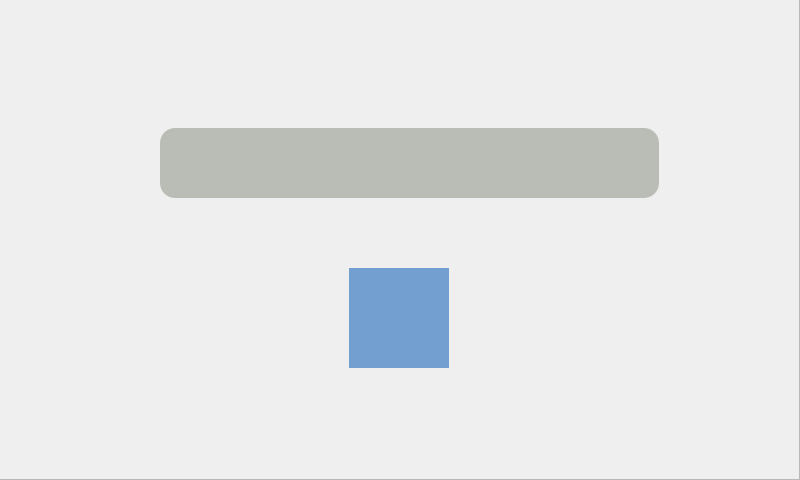
<?xml version="1.0" encoding="UTF-8"?>
<ui version="4.0">
 <class>led_pwm</class>
 <widget class="QWidget" name="led_pwm">
  <property name="geometry">
   <rect>
    <x>0</x>
    <y>0</y>
    <width>800</width>
    <height>480</height>
   </rect>
  </property>
  <property name="minimumSize">
   <size>
    <width>800</width>
    <height>480</height>
   </size>
  </property>
  <property name="maximumSize">
   <size>
    <width>800</width>
    <height>480</height>
   </size>
  </property>
  <property name="windowTitle">
   <string>Form</string>
  </property>
  <widget class="QFrame" name="frame">
   <property name="geometry">
    <rect>
     <x>-1</x>
     <y>-2</y>
     <width>801</width>
     <height>482</height>
    </rect>
   </property>
   <property name="minimumSize">
    <size>
     <width>801</width>
     <height>482</height>
    </size>
   </property>
   <property name="maximumSize">
    <size>
     <width>801</width>
     <height>482</height>
    </size>
   </property>
   <property name="styleSheet">
    <string notr="true">QFrame#frame{background-image: url(:/aaa.jpg);}</string>
   </property>
   <property name="frameShape">
    <enum>QFrame::StyledPanel</enum>
   </property>
   <property name="frameShadow">
    <enum>QFrame::Raised</enum>
   </property>
   <widget class="MySlider" name="ledslider">
    <property name="geometry">
     <rect>
      <x>160</x>
      <y>130</y>
      <width>500</width>
      <height>70</height>
     </rect>
    </property>
    <property name="minimumSize">
     <size>
      <width>500</width>
      <height>70</height>
     </size>
    </property>
    <property name="maximumSize">
     <size>
      <width>500</width>
      <height>70</height>
     </size>
    </property>
    <property name="styleSheet">
     <string notr="true">QSlider::groove:horizontal{border: 0px solid #bbb;}
QSlider::add-page:horizontal{background-color: rgb(186, 189, 182);  border-radius: 15px; }
QSlider::sub-page:horizontal{background-color: rgb(238, 238, 236);  border-radius: 15px;}
QSlider::handle:horizontal{border-image: url(:/image/led.png); width: 80px;margin-left:-40px;margin-right:-40px;}
QSlider::handle:horizontal:hover{border-image: url(:/image/led.png);width: 80px; }
</string>
    </property>
    <property name="value">
     <number>0</number>
    </property>
    <property name="orientation">
     <enum>Qt::Horizontal</enum>
    </property>
   </widget>
   <widget class="QPushButton" name="closeled">
    <property name="geometry">
     <rect>
      <x>350</x>
      <y>270</y>
      <width>100</width>
      <height>100</height>
     </rect>
    </property>
    <property name="minimumSize">
     <size>
      <width>100</width>
      <height>100</height>
     </size>
    </property>
    <property name="maximumSize">
     <size>
      <width>100</width>
      <height>100</height>
     </size>
    </property>
    <property name="styleSheet">
     <string notr="true">QPushButton{border:none;background-color: rgb(114, 159, 207);}
</string>
    </property>
    <property name="text">
     <string/>
    </property>
    <property name="checkable">
     <bool>false</bool>
    </property>
   </widget>
  </widget>
 </widget>
 <customwidgets>
  <customwidget>
   <class>MySlider</class>
   <extends>QSlider</extends>
   <header>myslider.h</header>
  </customwidget>
 </customwidgets>
 <resources/>
 <connections/>
</ui>
